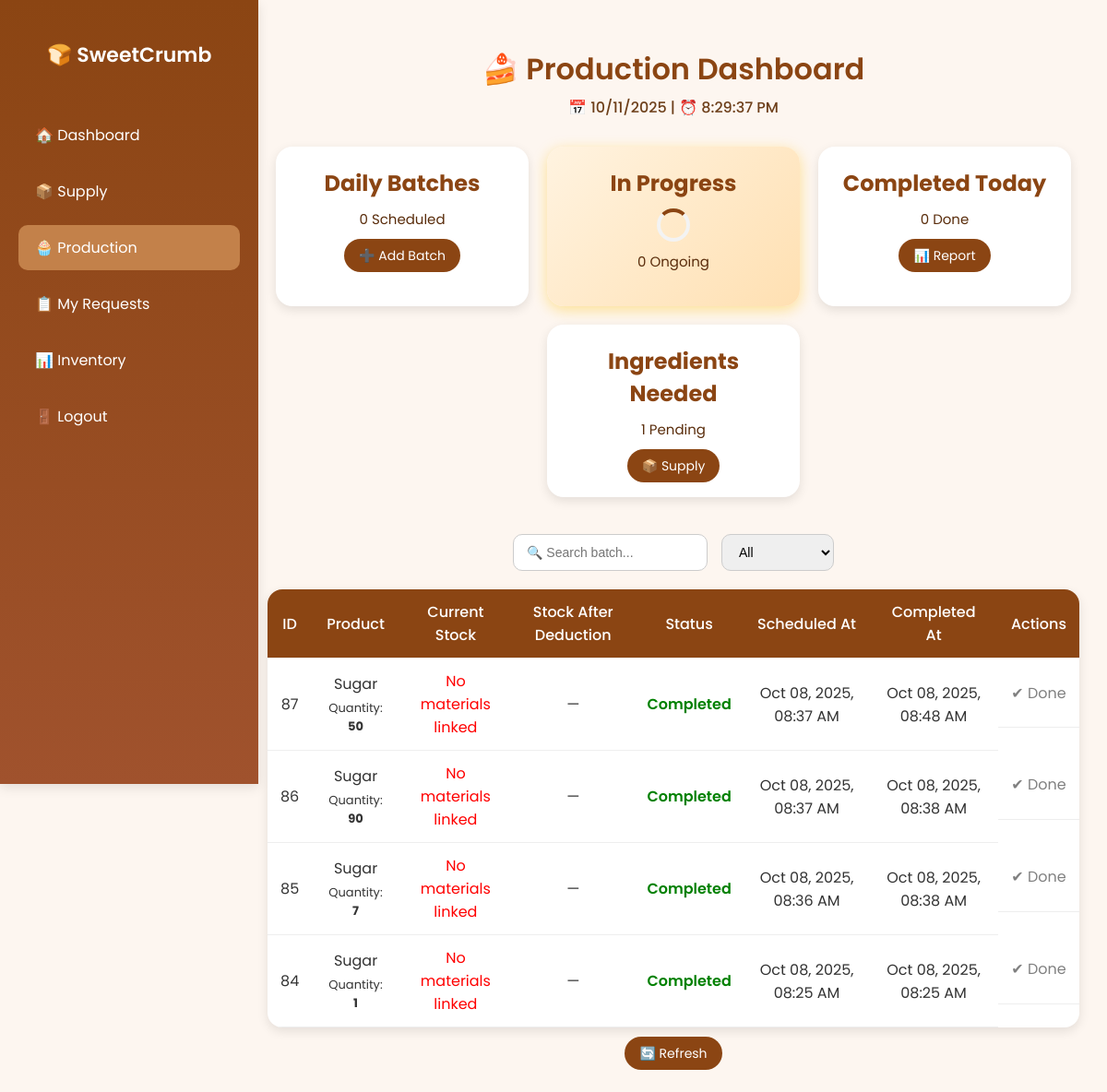
The page /production.php (signed in) on the database as committed earlier.
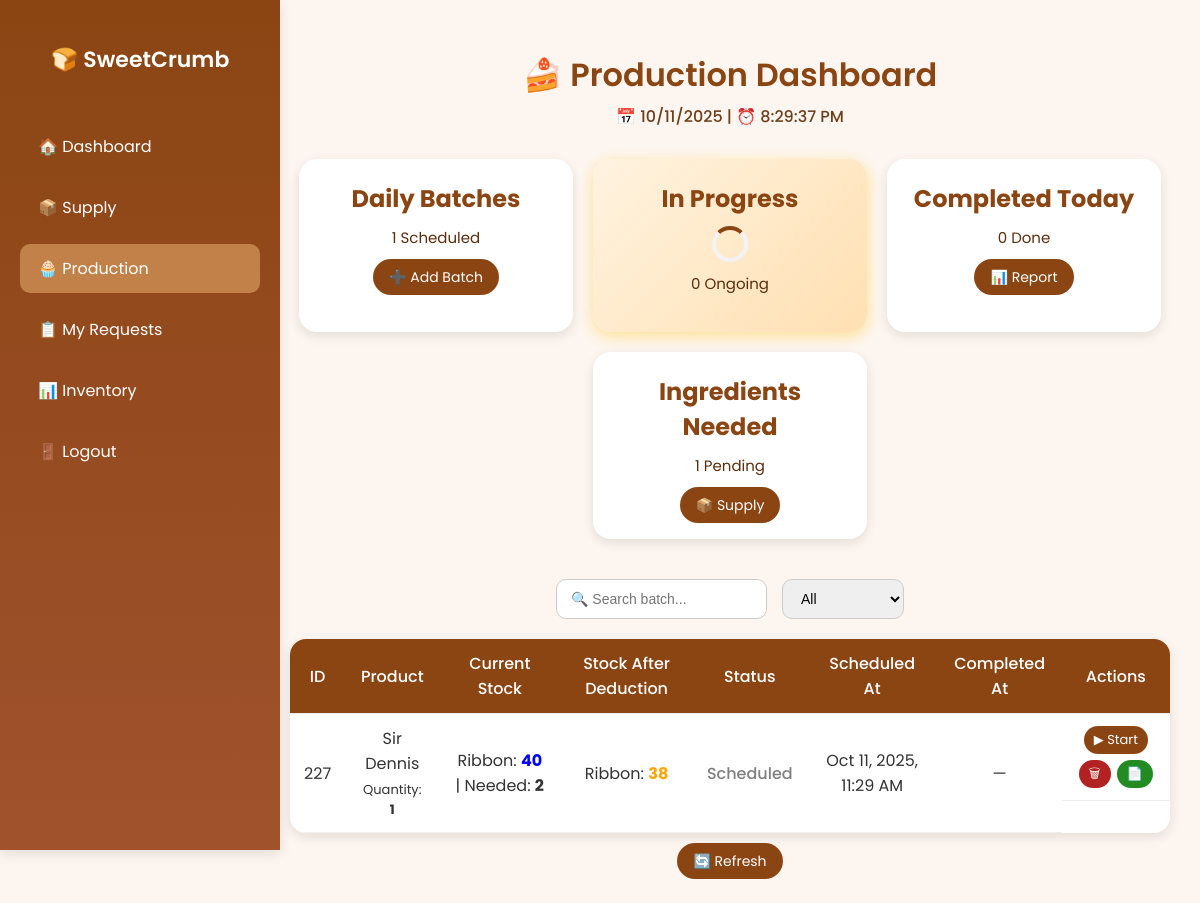
The same page on the database as committed later.
### tables this page shows
CREATE TABLE `batches` (
  `id` int(11) NOT NULL,
  `product_name` varchar(100) NOT NULL,
  `quantity` int(11) NOT NULL,
  `status` enum('scheduled','in_progress','completed') DEFAULT 'scheduled',
  `scheduled_at` timestamp NOT NULL DEFAULT current_timestamp(),
  `completed_at` timestamp NULL DEFAULT NULL,
  `is_deleted` tinyint(1) DEFAULT 0
);

CREATE TABLE `batch_materials` (
  `id` int(11) NOT NULL,
  `batch_id` int(11) NOT NULL,
  `stock_id` int(11) NOT NULL,
  `quantity_used` int(11) NOT NULL,
  `created_at` timestamp NOT NULL DEFAULT current_timestamp(),
  `quantity_reserved` int(11) DEFAULT 0
);

CREATE TABLE `inventory` (
  `id` int(11) NOT NULL,
  `item_name` varchar(100) NOT NULL,
  `quantity` int(11) NOT NULL DEFAULT 0,
  `unit` varchar(50) NOT NULL,
  `status` enum('available','low','out') DEFAULT 'available',
  `updated_at` timestamp NOT NULL DEFAULT current_timestamp() ON UPDATE current_timestamp(),
  `created_at` timestamp NOT NULL DEFAULT current_timestamp()
);

### production.php (the view, shortened to what the changed rows need)
<?php
include 'backend/init.php';
$daily_batches = $conn->query("SELECT COUNT(*) as count
    FROM batches
    WHERE DATE(scheduled_at) = CURDATE()
      AND is_deleted = 0")->fetch_assoc()['count'];
$status_filter = $_GET['status_filter'] ?? 'all';
$where = ($status_filter != 'all') ? "AND status='$status_filter'" : '';
$batches = $conn->query("SELECT * FROM batches WHERE is_deleted = 0 $where ORDER BY scheduled_at DESC");
?>
<!DOCTYPE html>
<html lang="en">
<head>
</head>
<body>
    <div class="sidebar">
        <h2>🍞 SweetCrumb</h2>
    </div>
    <div class="main">
        <h1>🍰 Production Dashboard</h1>
        <div class="dashboard">
            <div class="card">
                <h2>Daily Batches</h2>
                <p><?php echo $daily_batches; ?> Scheduled</p>
                <a href="add_batch.php" class="btn">➕ Add Batch</a>
            </div>
            <div class="card loading">
                <h2>In Progress</h2>
            </div>
            <div class="card">
                <h2>Completed Today</h2>
            </div>
            <div class="card">
                <h2>Ingredients Needed</h2>
            </div>
        </div>
        <table>
            <tr>
                <th>ID</th>
                <th>Product</th>
                <th>Current Stock</th>
                <th>Stock After Deduction</th>
                <th>Status</th>
                <th>Scheduled At</th>
                <th>Completed At</th>
                <th>Actions</th>
            </tr>
            <?php while ($row = $batches->fetch_assoc()): ?>
                <?php
                $batch_id = $row['id'];
                $materials_res = $conn->query("
        SELECT i.id AS stock_id, i.item_name, i.quantity AS current_stock,
               bm.quantity_used, bm.quantity_reserved
        FROM batch_materials bm
        JOIN inventory i ON bm.stock_id = i.id
        WHERE bm.batch_id = $batch_id
    ");
                $materials = [];
                $startDisabled = false;
                while ($mat = $materials_res->fetch_assoc()) {
                    $needed_total = $mat['quantity_used'];
                    $after = $mat['current_stock'] - max($needed_total - $mat['quantity_reserved'], 0);
                    $materials[] = [
                        'stock_id' => $mat['stock_id'],
                        'name' => $mat['item_name'],
                        'current' => $mat['current_stock'],
                        'needed' => $needed_total,
                        'reserved' => $mat['quantity_reserved'],
                        'after' => $after
                    ];
                }
                ?>
                <tr>
                    <td><?= $row['id'] ?></td>
                    <td>
                        <?= htmlspecialchars($row['product_name']) ?>
                        <div class="quantity-info">Quantity: <b><?= $row['quantity'] ?></b></div>
                    </td>
                    <td>
                        <?php
                        if (!empty($materials)) {
                            foreach ($materials as $m) {
                                echo "{$m['name']}: <b style='color:blue'>{$m['current']}</b>";
                                if ($row['status'] === 'scheduled') {
                                    echo " | Needed: <b>{$m['needed']}</b>";
                                }
                                echo "<br>";
                            }
                        } else {
                            echo "<span style='color:red;'>No materials linked</span>";
                        }
                        ?>
                    </td>
                    <td>
                        <?php
                        if (!empty($materials)) {
                            foreach ($materials as $m) {
                                if ($row['status'] === 'scheduled') {
                                    echo $m['name'] . ": " . ($m['after'] >= 0 ? "<b style='color:orange'>{$m['after']}</b>" : "<b style='color:red'>❌ Insufficient</b>") . "<br>";
                                } elseif ($row['status'] === 'in_progress') {
                                    echo $m['name'] . ": <b style='color:green'>Reserved: {$m['needed']}</b><br>";
                                } else {
                                    echo '—';
                                }
                            }
                        } else {
                            echo '—';
                        }
                        ?>
                    </td>
                    <td class="status-<?= $row['status'] ?>"><?= ucfirst($row['status']) ?></td>
                    <td><?= date("M d, Y, h:i A", strtotime($row['scheduled_at'])) ?></td>
                    <td><?= $row['completed_at'] ? date("M d, Y, h:i A", strtotime($row['completed_at'])) : '—' ?></td>
                    <td class="actions">
                        <?php if ($row['status'] === 'scheduled'): ?>
                            <?php if ($startDisabled): ?>
                                <a href="#" onclick="showStockAlert()" class="btn">▶ Start</a>
                            <?php else: ?>
                                <a href="update_batch.php?id=<?= $row['id'] ?>&status=in_progress" class="btn">▶ Start</a>
                            <?php endif; ?>
                        <?php elseif ($row['status'] === 'in_progress'): ?>
                            <a href="update_batch.php?id=<?= $row['id'] ?>&status=completed" class="btn">✅ Complete</a>
                        <?php else: ?>
                            <span style="color:gray;">✔ Done</span>
                        <?php endif; ?>
                        <?php if ($row['status'] !== 'completed'): ?>
                            <a href="#" onclick="showDeleteModal(<?= $row['id'] ?>)" class="btn" style="background:#b22222;">🗑</a>
                            <a href="add_batch.php?batch_id=<?= $row['id'] ?>" class="btn" style="background:#228b22;">📄</a>
                        <?php else: ?>
                        <?php endif; ?>
                    </td>
                </tr>
            <?php endwhile; ?>
        </table>
    </div>
</body>
</html>

Rows that differ between the two databases and show on the page:
removed batches: id "87", product_name "Sugar", quantity "50", shows "No materials linked", status "Completed", scheduled_at "Oct 08, 2025, 08:37 AM", completed_at "Oct 08, 2025, 08:48 AM", shows "✔ Done"
removed batches: id "86", product_name "Sugar", quantity "90", shows "No materials linked", status "Completed", scheduled_at "Oct 08, 2025, 08:37 AM", completed_at "Oct 08, 2025, 08:38 AM", shows "✔ Done"
removed batches: id "85", product_name "Sugar", quantity "7", shows "No materials linked", status "Completed", scheduled_at "Oct 08, 2025, 08:36 AM", completed_at "Oct 08, 2025, 08:38 AM", shows "✔ Done"
removed batches: id "84", product_name "Sugar", quantity "1", shows "No materials linked", status "Completed", scheduled_at "Oct 08, 2025, 08:25 AM", completed_at "Oct 08, 2025, 08:25 AM", shows "✔ Done"
added batches: id "227", product_name "Sir Dennis", quantity "1", status "Scheduled", scheduled_at "Oct 11, 2025, 11:29 AM"
added batch_materials: stock.item_name "Ribbon", stock.quantity "40", quantity_used "2", after "38"
Other text that changed with them:
$daily_batches: "0" → "1"
